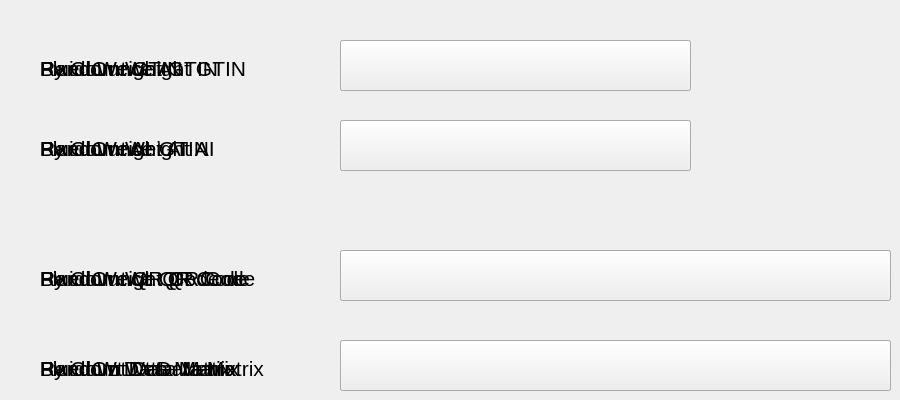
   <widget class="QWidget" name="tab4">
    <attribute name="title">
     <string notr="true">Barcodes</string>
    </attribute>
    <widget class="QLabel" name="lblFW_GTIN">
     <property name="geometry">
      <rect>
       <x>40</x>
       <y>50</y>
       <width>301</width>
       <height>31</height>
      </rect>
     </property>
     <property name="sizePolicy">
      <sizepolicy hsizetype="Fixed" vsizetype="Fixed">
       <horstretch>0</horstretch>
       <verstretch>0</verstretch>
      </sizepolicy>
     </property>
     <property name="minimumSize">
      <size>
       <width>301</width>
       <height>31</height>
      </size>
     </property>
     <property name="maximumSize">
      <size>
       <width>301</width>
       <height>31</height>
      </size>
     </property>
     <property name="font">
      <font>
       <pointsize>16</pointsize>
      </font>
     </property>
     <property name="text">
      <string>Fixed Weight GTIN</string>
     </property>
     <property name="alignment">
      <set>Qt::AlignBottom|Qt::AlignLeading|Qt::AlignLeft</set>
     </property>
    </widget>
    <widget class="QLabel" name="lblBC_GTIN">
     <property name="geometry">
      <rect>
       <x>40</x>
       <y>50</y>
       <width>301</width>
       <height>31</height>
      </rect>
     </property>
     <property name="sizePolicy">
      <sizepolicy hsizetype="Fixed" vsizetype="Fixed">
       <horstretch>0</horstretch>
       <verstretch>0</verstretch>
      </sizepolicy>
     </property>
     <property name="minimumSize">
      <size>
       <width>301</width>
       <height>31</height>
      </size>
     </property>
     <property name="maximumSize">
      <size>
       <width>301</width>
       <height>31</height>
      </size>
     </property>
     <property name="font">
      <font>
       <pointsize>16</pointsize>
      </font>
     </property>
     <property name="text">
      <string>By Count GTIN</string>
     </property>
     <property name="alignment">
      <set>Qt::AlignBottom|Qt::AlignLeading|Qt::AlignLeft</set>
     </property>
    </widget>
    <widget class="QLabel" name="lblRW_AI">
     <property name="geometry">
      <rect>
       <x>40</x>
       <y>130</y>
       <width>301</width>
       <height>31</height>
      </rect>
     </property>
     <property name="sizePolicy">
      <sizepolicy hsizetype="Fixed" vsizetype="Fixed">
       <horstretch>0</horstretch>
       <verstretch>0</verstretch>
      </sizepolicy>
     </property>
     <property name="minimumSize">
      <size>
       <width>301</width>
       <height>31</height>
      </size>
     </property>
     <property name="maximumSize">
      <size>
       <width>301</width>
       <height>31</height>
      </size>
     </property>
     <property name="font">
      <font>
       <pointsize>16</pointsize>
      </font>
     </property>
     <property name="text">
      <string>Random Weight AI</string>
     </property>
     <property name="alignment">
      <set>Qt::AlignBottom|Qt::AlignLeading|Qt::AlignLeft</set>
     </property>
    </widget>
    <widget class="QLabel" name="lblRW_GTIN">
     <property name="geometry">
      <rect>
       <x>40</x>
       <y>50</y>
       <width>301</width>
       <height>31</height>
      </rect>
     </property>
     <property name="sizePolicy">
      <sizepolicy hsizetype="Fixed" vsizetype="Fixed">
       <horstretch>0</horstretch>
       <verstretch>0</verstretch>
      </sizepolicy>
     </property>
     <property name="minimumSize">
      <size>
       <width>301</width>
       <height>31</height>
      </size>
     </property>
     <property name="maximumSize">
      <size>
       <width>301</width>
       <height>31</height>
      </size>
     </property>
     <property name="font">
      <font>
       <pointsize>16</pointsize>
      </font>
     </property>
     <property name="text">
      <string>Random Weight GTIN</string>
     </property>
     <property name="alignment">
      <set>Qt::AlignBottom|Qt::AlignLeading|Qt::AlignLeft</set>
     </property>
    </widget>
    <widget class="QLabel" name="lblFW_AI">
     <property name="geometry">
      <rect>
       <x>40</x>
       <y>130</y>
       <width>301</width>
       <height>31</height>
      </rect>
     </property>
     <property name="sizePolicy">
      <sizepolicy hsizetype="Fixed" vsizetype="Fixed">
       <horstretch>0</horstretch>
       <verstretch>0</verstretch>
      </sizepolicy>
     </property>
     <property name="minimumSize">
      <size>
       <width>301</width>
       <height>31</height>
      </size>
     </property>
     <property name="maximumSize">
      <size>
       <width>301</width>
       <height>31</height>
      </size>
     </property>
     <property name="font">
      <font>
       <pointsize>16</pointsize>
      </font>
     </property>
     <property name="text">
      <string>Fixed Weight AI</string>
     </property>
     <property name="alignment">
      <set>Qt::AlignBottom|Qt::AlignLeading|Qt::AlignLeft</set>
     </property>
    </widget>
    <widget class="QLabel" name="lblBC_AI">
     <property name="geometry">
      <rect>
       <x>40</x>
       <y>130</y>
       <width>301</width>
       <height>31</height>
      </rect>
     </property>
     <property name="sizePolicy">
      <sizepolicy hsizetype="Fixed" vsizetype="Fixed">
       <horstretch>0</horstretch>
       <verstretch>0</verstretch>
      </sizepolicy>
     </property>
     <property name="minimumSize">
      <size>
       <width>301</width>
       <height>31</height>
      </size>
     </property>
     <property name="maximumSize">
      <size>
       <width>301</width>
       <height>31</height>
      </size>
     </property>
     <property name="font">
      <font>
       <pointsize>16</pointsize>
      </font>
     </property>
     <property name="text">
      <string>By Count AI</string>
     </property>
     <property name="alignment">
      <set>Qt::AlignBottom|Qt::AlignLeading|Qt::AlignLeft</set>
     </property>
    </widget>
    <widget class="QPushButton" name="butRW_GTIN">
     <property name="geometry">
      <rect>
       <x>340</x>
       <y>40</y>
       <width>351</width>
       <height>51</height>
      </rect>
     </property>
     <property name="sizePolicy">
      <sizepolicy hsizetype="Fixed" vsizetype="Fixed">
       <horstretch>0</horstretch>
       <verstretch>0</verstretch>
      </sizepolicy>
     </property>
     <property name="minimumSize">
      <size>
       <width>351</width>
       <height>51</height>
      </size>
     </property>
     <property name="maximumSize">
      <size>
       <width>351</width>
       <height>51</height>
      </size>
     </property>
     <property name="font">
      <font>
       <pointsize>16</pointsize>
      </font>
     </property>
     <property name="text">
      <string notr="true"/>
     </property>
    </widget>
    <widget class="QPushButton" name="butFW_GTIN">
     <property name="geometry">
      <rect>
       <x>340</x>
       <y>40</y>
       <width>351</width>
       <height>51</height>
      </rect>
     </property>
     <property name="sizePolicy">
      <sizepolicy hsizetype="Fixed" vsizetype="Fixed">
       <horstretch>0</horstretch>
       <verstretch>0</verstretch>
      </sizepolicy>
     </property>
     <property name="minimumSize">
      <size>
       <width>351</width>
       <height>51</height>
      </size>
     </property>
     <property name="maximumSize">
      <size>
       <width>351</width>
       <height>51</height>
      </size>
     </property>
     <property name="font">
      <font>
       <pointsize>16</pointsize>
      </font>
     </property>
     <property name="text">
      <string notr="true"/>
     </property>
    </widget>
    <widget class="QPushButton" name="butRW_AI">
     <property name="geometry">
      <rect>
       <x>340</x>
       <y>120</y>
       <width>351</width>
       <height>51</height>
      </rect>
     </property>
     <property name="sizePolicy">
      <sizepolicy hsizetype="Fixed" vsizetype="Fixed">
       <horstretch>0</horstretch>
       <verstretch>0</verstretch>
      </sizepolicy>
     </property>
     <property name="minimumSize">
      <size>
       <width>351</width>
       <height>51</height>
      </size>
     </property>
     <property name="maximumSize">
      <size>
       <width>351</width>
       <height>51</height>
      </size>
     </property>
     <property name="font">
      <font>
       <pointsize>16</pointsize>
      </font>
     </property>
     <property name="text">
      <string notr="true"/>
     </property>
    </widget>
    <widget class="QPushButton" name="butBC_GTIN">
     <property name="geometry">
      <rect>
       <x>340</x>
       <y>40</y>
       <width>351</width>
       <height>51</height>
      </rect>
     </property>
     <property name="sizePolicy">
      <sizepolicy hsizetype="Fixed" vsizetype="Fixed">
       <horstretch>0</horstretch>
       <verstretch>0</verstretch>
      </sizepolicy>
     </property>
     <property name="minimumSize">
      <size>
       <width>351</width>
       <height>51</height>
      </size>
     </property>
     <property name="maximumSize">
      <size>
       <width>351</width>
       <height>51</height>
      </size>
     </property>
     <property name="font">
      <font>
       <pointsize>16</pointsize>
      </font>
     </property>
     <property name="text">
      <string notr="true"/>
     </property>
    </widget>
    <widget class="QPushButton" name="butBC_AI">
     <property name="geometry">
      <rect>
       <x>340</x>
       <y>120</y>
       <width>351</width>
       <height>51</height>
      </rect>
     </property>
     <property name="sizePolicy">
      <sizepolicy hsizetype="Fixed" vsizetype="Fixed">
       <horstretch>0</horstretch>
       <verstretch>0</verstretch>
      </sizepolicy>
     </property>
     <property name="minimumSize">
      <size>
       <width>351</width>
       <height>51</height>
      </size>
     </property>
     <property name="maximumSize">
      <size>
       <width>351</width>
       <height>51</height>
      </size>
     </property>
     <property name="font">
      <font>
       <pointsize>16</pointsize>
      </font>
     </property>
     <property name="text">
      <string notr="true"/>
     </property>
    </widget>
    <widget class="QPushButton" name="butFW_AI">
     <property name="geometry">
      <rect>
       <x>340</x>
       <y>120</y>
       <width>351</width>
       <height>51</height>
      </rect>
     </property>
     <property name="sizePolicy">
      <sizepolicy hsizetype="Fixed" vsizetype="Fixed">
       <horstretch>0</horstretch>
       <verstretch>0</verstretch>
      </sizepolicy>
     </property>
     <property name="minimumSize">
      <size>
       <width>351</width>
       <height>51</height>
      </size>
     </property>
     <property name="maximumSize">
      <size>
       <width>351</width>
       <height>51</height>
      </size>
     </property>
     <property name="font">
      <font>
       <pointsize>16</pointsize>
      </font>
     </property>
     <property name="text">
      <string notr="true"/>
     </property>
    </widget>
    <widget class="QLabel" name="lblFL_AI">
     <property name="geometry">
      <rect>
       <x>40</x>
       <y>50</y>
       <width>301</width>
       <height>31</height>
      </rect>
     </property>
     <property name="sizePolicy">
      <sizepolicy hsizetype="Fixed" vsizetype="Fixed">
       <horstretch>0</horstretch>
       <verstretch>0</verstretch>
      </sizepolicy>
     </property>
     <property name="minimumSize">
      <size>
       <width>301</width>
       <height>31</height>
      </size>
     </property>
     <property name="maximumSize">
      <size>
       <width>301</width>
       <height>31</height>
      </size>
     </property>
     <property name="font">
      <font>
       <pointsize>16</pointsize>
      </font>
     </property>
     <property name="text">
      <string>Fluid Ounce AI</string>
     </property>
     <property name="alignment">
      <set>Qt::AlignBottom|Qt::AlignLeading|Qt::AlignLeft</set>
     </property>
    </widget>
    <widget class="QLabel" name="lblFL_GTIN">
     <property name="geometry">
      <rect>
       <x>40</x>
       <y>130</y>
       <width>301</width>
       <height>31</height>
      </rect>
     </property>
     <property name="sizePolicy">
      <sizepolicy hsizetype="Fixed" vsizetype="Fixed">
       <horstretch>0</horstretch>
       <verstretch>0</verstretch>
      </sizepolicy>
     </property>
     <property name="minimumSize">
      <size>
       <width>301</width>
       <height>31</height>
      </size>
     </property>
     <property name="maximumSize">
      <size>
       <width>301</width>
       <height>31</height>
      </size>
     </property>
     <property name="font">
      <font>
       <pointsize>16</pointsize>
      </font>
     </property>
     <property name="text">
      <string>Fluid Ounce GTIN</string>
     </property>
     <property name="alignment">
      <set>Qt::AlignBottom|Qt::AlignLeading|Qt::AlignLeft</set>
     </property>
    </widget>
    <widget class="QPushButton" name="butFL_AI">
     <property name="geometry">
      <rect>
       <x>340</x>
       <y>120</y>
       <width>351</width>
       <height>51</height>
      </rect>
     </property>
     <property name="sizePolicy">
      <sizepolicy hsizetype="Fixed" vsizetype="Fixed">
       <horstretch>0</horstretch>
       <verstretch>0</verstretch>
      </sizepolicy>
     </property>
     <property name="minimumSize">
      <size>
       <width>351</width>
       <height>51</height>
      </size>
     </property>
     <property name="maximumSize">
      <size>
       <width>351</width>
       <height>51</height>
      </size>
     </property>
     <property name="font">
      <font>
       <pointsize>16</pointsize>
      </font>
     </property>
     <property name="text">
      <string notr="true"/>
     </property>
    </widget>
    <widget class="QPushButton" name="butFL_GTIN">
     <property name="geometry">
      <rect>
       <x>340</x>
       <y>40</y>
       <width>351</width>
       <height>51</height>
      </rect>
     </property>
     <property name="sizePolicy">
      <sizepolicy hsizetype="Fixed" vsizetype="Fixed">
       <horstretch>0</horstretch>
       <verstretch>0</verstretch>
      </sizepolicy>
     </property>
     <property name="minimumSize">
      <size>
       <width>351</width>
       <height>51</height>
      </size>
     </property>
     <property name="maximumSize">
      <size>
       <width>351</width>
       <height>51</height>
      </size>
     </property>
     <property name="font">
      <font>
       <pointsize>16</pointsize>
      </font>
     </property>
     <property name="text">
      <string notr="true"/>
     </property>
    </widget>
    <widget class="QPushButton" name="butBC_QR">
     <property name="geometry">
      <rect>
       <x>340</x>
       <y>250</y>
       <width>551</width>
       <height>51</height>
      </rect>
     </property>
     <property name="sizePolicy">
      <sizepolicy hsizetype="Fixed" vsizetype="Fixed">
       <horstretch>0</horstretch>
       <verstretch>0</verstretch>
      </sizepolicy>
     </property>
     <property name="minimumSize">
      <size>
       <width>551</width>
       <height>51</height>
      </size>
     </property>
     <property name="maximumSize">
      <size>
       <width>351</width>
       <height>51</height>
      </size>
     </property>
     <property name="font">
      <font>
       <pointsize>16</pointsize>
      </font>
     </property>
     <property name="text">
      <string notr="true"/>
     </property>
    </widget>
    <widget class="QPushButton" name="butFL_QR">
     <property name="geometry">
      <rect>
       <x>340</x>
       <y>250</y>
       <width>551</width>
       <height>51</height>
      </rect>
     </property>
     <property name="sizePolicy">
      <sizepolicy hsizetype="Fixed" vsizetype="Fixed">
       <horstretch>0</horstretch>
       <verstretch>0</verstretch>
      </sizepolicy>
     </property>
     <property name="minimumSize">
      <size>
       <width>551</width>
       <height>51</height>
      </size>
     </property>
     <property name="maximumSize">
      <size>
       <width>351</width>
       <height>51</height>
      </size>
     </property>
     <property name="font">
      <font>
       <pointsize>16</pointsize>
      </font>
     </property>
     <property name="text">
      <string notr="true"/>
     </property>
    </widget>
    <widget class="QPushButton" name="butFW_QR">
     <property name="geometry">
      <rect>
       <x>340</x>
       <y>250</y>
       <width>551</width>
       <height>51</height>
      </rect>
     </property>
     <property name="sizePolicy">
      <sizepolicy hsizetype="Fixed" vsizetype="Fixed">
       <horstretch>0</horstretch>
       <verstretch>0</verstretch>
      </sizepolicy>
     </property>
     <property name="minimumSize">
      <size>
       <width>551</width>
       <height>51</height>
      </size>
     </property>
     <property name="maximumSize">
      <size>
       <width>351</width>
       <height>51</height>
      </size>
     </property>
     <property name="font">
      <font>
       <pointsize>16</pointsize>
      </font>
     </property>
     <property name="text">
      <string notr="true"/>
     </property>
    </widget>
    <widget class="QPushButton" name="butRW_QR">
     <property name="geometry">
      <rect>
       <x>340</x>
       <y>250</y>
       <width>551</width>
       <height>51</height>
      </rect>
     </property>
     <property name="sizePolicy">
      <sizepolicy hsizetype="Fixed" vsizetype="Fixed">
       <horstretch>0</horstretch>
       <verstretch>0</verstretch>
      </sizepolicy>
     </property>
     <property name="minimumSize">
      <size>
       <width>551</width>
       <height>51</height>
      </size>
     </property>
     <property name="maximumSize">
      <size>
       <width>351</width>
       <height>51</height>
      </size>
     </property>
     <property name="font">
      <font>
       <pointsize>16</pointsize>
      </font>
     </property>
     <property name="text">
      <string notr="true"/>
     </property>
    </widget>
    <widget class="QPushButton" name="butRW_DM">
     <property name="geometry">
      <rect>
       <x>340</x>
       <y>340</y>
       <width>551</width>
       <height>51</height>
      </rect>
     </property>
     <property name="sizePolicy">
      <sizepolicy hsizetype="Fixed" vsizetype="Fixed">
       <horstretch>0</horstretch>
       <verstretch>0</verstretch>
      </sizepolicy>
     </property>
     <property name="minimumSize">
      <size>
       <width>551</width>
       <height>51</height>
      </size>
     </property>
     <property name="maximumSize">
      <size>
       <width>351</width>
       <height>51</height>
      </size>
     </property>
     <property name="font">
      <font>
       <pointsize>16</pointsize>
      </font>
     </property>
     <property name="text">
      <string notr="true"/>
     </property>
    </widget>
    <widget class="QPushButton" name="butFW_DM">
     <property name="geometry">
      <rect>
       <x>340</x>
       <y>340</y>
       <width>551</width>
       <height>51</height>
      </rect>
     </property>
     <property name="sizePolicy">
      <sizepolicy hsizetype="Fixed" vsizetype="Fixed">
       <horstretch>0</horstretch>
       <verstretch>0</verstretch>
      </sizepolicy>
     </property>
     <property name="minimumSize">
      <size>
       <width>551</width>
       <height>51</height>
      </size>
     </property>
     <property name="maximumSize">
      <size>
       <width>351</width>
       <height>51</height>
      </size>
     </property>
     <property name="font">
      <font>
       <pointsize>16</pointsize>
      </font>
     </property>
     <property name="text">
      <string notr="true"/>
     </property>
    </widget>
    <widget class="QPushButton" name="butFL_DM">
     <property name="geometry">
      <rect>
       <x>340</x>
       <y>340</y>
       <width>551</width>
       <height>51</height>
      </rect>
     </property>
     <property name="sizePolicy">
      <sizepolicy hsizetype="Fixed" vsizetype="Fixed">
       <horstretch>0</horstretch>
       <verstretch>0</verstretch>
      </sizepolicy>
     </property>
     <property name="minimumSize">
      <size>
       <width>551</width>
       <height>51</height>
      </size>
     </property>
     <property name="maximumSize">
      <size>
       <width>351</width>
       <height>51</height>
      </size>
     </property>
     <property name="font">
      <font>
       <pointsize>16</pointsize>
      </font>
     </property>
     <property name="text">
      <string notr="true"/>
     </property>
    </widget>
    <widget class="QPushButton" name="butBC_DM">
     <property name="geometry">
      <rect>
       <x>340</x>
       <y>340</y>
       <width>551</width>
       <height>51</height>
      </rect>
     </property>
     <property name="sizePolicy">
      <sizepolicy hsizetype="Fixed" vsizetype="Fixed">
       <horstretch>0</horstretch>
       <verstretch>0</verstretch>
      </sizepolicy>
     </property>
     <property name="minimumSize">
      <size>
       <width>551</width>
       <height>51</height>
      </size>
     </property>
     <property name="maximumSize">
      <size>
       <width>351</width>
       <height>51</height>
      </size>
     </property>
     <property name="font">
      <font>
       <pointsize>16</pointsize>
      </font>
     </property>
     <property name="text">
      <string notr="true"/>
     </property>
    </widget>
    <widget class="QLabel" name="lblBC_QR">
     <property name="geometry">
      <rect>
       <x>40</x>
       <y>260</y>
       <width>301</width>
       <height>31</height>
      </rect>
     </property>
     <property name="sizePolicy">
      <sizepolicy hsizetype="Fixed" vsizetype="Fixed">
       <horstretch>0</horstretch>
       <verstretch>0</verstretch>
      </sizepolicy>
     </property>
     <property name="minimumSize">
      <size>
       <width>301</width>
       <height>31</height>
      </size>
     </property>
     <property name="maximumSize">
      <size>
       <width>301</width>
       <height>31</height>
      </size>
     </property>
     <property name="font">
      <font>
       <pointsize>16</pointsize>
      </font>
     </property>
     <property name="text">
      <string>By Count QR Code</string>
     </property>
     <property name="alignment">
      <set>Qt::AlignBottom|Qt::AlignLeading|Qt::AlignLeft</set>
     </property>
    </widget>
    <widget class="QLabel" name="lblBC_DM">
     <property name="geometry">
      <rect>
       <x>40</x>
       <y>350</y>
       <width>301</width>
       <height>31</height>
      </rect>
     </property>
     <property name="sizePolicy">
      <sizepolicy hsizetype="Fixed" vsizetype="Fixed">
       <horstretch>0</horstretch>
       <verstretch>0</verstretch>
      </sizepolicy>
     </property>
     <property name="minimumSize">
      <size>
       <width>301</width>
       <height>31</height>
      </size>
     </property>
     <property name="maximumSize">
      <size>
       <width>301</width>
       <height>31</height>
      </size>
     </property>
     <property name="font">
      <font>
       <pointsize>16</pointsize>
      </font>
     </property>
     <property name="text">
      <string>By Count Data Matrix</string>
     </property>
     <property name="alignment">
      <set>Qt::AlignBottom|Qt::AlignLeading|Qt::AlignLeft</set>
     </property>
    </widget>
    <widget class="QLabel" name="lblFL_QR">
     <property name="geometry">
      <rect>
       <x>40</x>
       <y>260</y>
       <width>301</width>
       <height>31</height>
      </rect>
     </property>
     <property name="sizePolicy">
      <sizepolicy hsizetype="Fixed" vsizetype="Fixed">
       <horstretch>0</horstretch>
       <verstretch>0</verstretch>
      </sizepolicy>
     </property>
     <property name="minimumSize">
      <size>
       <width>301</width>
       <height>31</height>
      </size>
     </property>
     <property name="maximumSize">
      <size>
       <width>301</width>
       <height>31</height>
      </size>
     </property>
     <property name="font">
      <font>
       <pointsize>16</pointsize>
      </font>
     </property>
     <property name="text">
      <string>Fluid Ounce QR Code</string>
     </property>
     <property name="alignment">
      <set>Qt::AlignBottom|Qt::AlignLeading|Qt::AlignLeft</set>
     </property>
    </widget>
    <widget class="QLabel" name="lblFL_DM">
     <property name="geometry">
      <rect>
       <x>40</x>
       <y>350</y>
       <width>301</width>
       <height>31</height>
      </rect>
     </property>
     <property name="sizePolicy">
      <sizepolicy hsizetype="Fixed" vsizetype="Fixed">
       <horstretch>0</horstretch>
       <verstretch>0</verstretch>
      </sizepolicy>
     </property>
     <property name="minimumSize">
      <size>
       <width>301</width>
       <height>31</height>
      </size>
     </property>
     <property name="maximumSize">
      <size>
       <width>301</width>
       <height>31</height>
      </size>
     </property>
     <property name="font">
      <font>
       <pointsize>16</pointsize>
      </font>
     </property>
     <property name="text">
      <string>Fluid Oz Data Matrix</string>
     </property>
     <property name="alignment">
      <set>Qt::AlignBottom|Qt::AlignLeading|Qt::AlignLeft</set>
     </property>
    </widget>
    <widget class="QLabel" name="lblFW_QR">
     <property name="geometry">
      <rect>
       <x>40</x>
       <y>260</y>
       <width>301</width>
       <height>31</height>
      </rect>
     </property>
     <property name="sizePolicy">
      <sizepolicy hsizetype="Fixed" vsizetype="Fixed">
       <horstretch>0</horstretch>
       <verstretch>0</verstretch>
      </sizepolicy>
     </property>
     <property name="minimumSize">
      <size>
       <width>301</width>
       <height>31</height>
      </size>
     </property>
     <property name="maximumSize">
      <size>
       <width>301</width>
       <height>31</height>
      </size>
     </property>
     <property name="font">
      <font>
       <pointsize>16</pointsize>
      </font>
     </property>
     <property name="text">
      <string>Fixed Weight QR Code</string>
     </property>
     <property name="alignment">
      <set>Qt::AlignBottom|Qt::AlignLeading|Qt::AlignLeft</set>
     </property>
    </widget>
    <widget class="QLabel" name="lblFW_DM">
     <property name="geometry">
      <rect>
       <x>40</x>
       <y>350</y>
       <width>301</width>
       <height>31</height>
      </rect>
     </property>
     <property name="sizePolicy">
      <sizepolicy hsizetype="Fixed" vsizetype="Fixed">
       <horstretch>0</horstretch>
       <verstretch>0</verstretch>
      </sizepolicy>
     </property>
     <property name="minimumSize">
      <size>
       <width>301</width>
       <height>31</height>
      </size>
     </property>
     <property name="maximumSize">
      <size>
       <width>301</width>
       <height>31</height>
      </size>
     </property>
     <property name="font">
      <font>
       <pointsize>16</pointsize>
      </font>
     </property>
     <property name="text">
      <string>Fixed Wt Data Matrix</string>
     </property>
     <property name="alignment">
      <set>Qt::AlignBottom|Qt::AlignLeading|Qt::AlignLeft</set>
     </property>
    </widget>
    <widget class="QLabel" name="lblRW_QR">
     <property name="geometry">
      <rect>
       <x>40</x>
       <y>260</y>
       <width>301</width>
       <height>31</height>
      </rect>
     </property>
     <property name="sizePolicy">
      <sizepolicy hsizetype="Fixed" vsizetype="Fixed">
       <horstretch>0</horstretch>
       <verstretch>0</verstretch>
      </sizepolicy>
     </property>
     <property name="minimumSize">
      <size>
       <width>301</width>
       <height>31</height>
      </size>
     </property>
     <property name="maximumSize">
      <size>
       <width>301</width>
       <height>31</height>
      </size>
     </property>
     <property name="font">
      <font>
       <pointsize>16</pointsize>
      </font>
     </property>
     <property name="text">
      <string>Random Wt. QR Code</string>
     </property>
     <property name="alignment">
      <set>Qt::AlignBottom|Qt::AlignLeading|Qt::AlignLeft</set>
     </property>
    </widget>
    <widget class="QLabel" name="lblRW_DM">
     <property name="geometry">
      <rect>
       <x>40</x>
       <y>350</y>
       <width>301</width>
       <height>31</height>
      </rect>
     </property>
     <property name="sizePolicy">
      <sizepolicy hsizetype="Fixed" vsizetype="Fixed">
       <horstretch>0</horstretch>
       <verstretch>0</verstretch>
      </sizepolicy>
     </property>
     <property name="minimumSize">
      <size>
       <width>301</width>
       <height>31</height>
      </size>
     </property>
     <property name="maximumSize">
      <size>
       <width>301</width>
       <height>31</height>
      </size>
     </property>
     <property name="font">
      <font>
       <pointsize>16</pointsize>
      </font>
     </property>
     <property name="text">
      <string>Random Wt Data Matrix</string>
     </property>
     <property name="alignment">
      <set>Qt::AlignBottom|Qt::AlignLeading|Qt::AlignLeft</set>
     </property>
    </widget>
   </widget>
